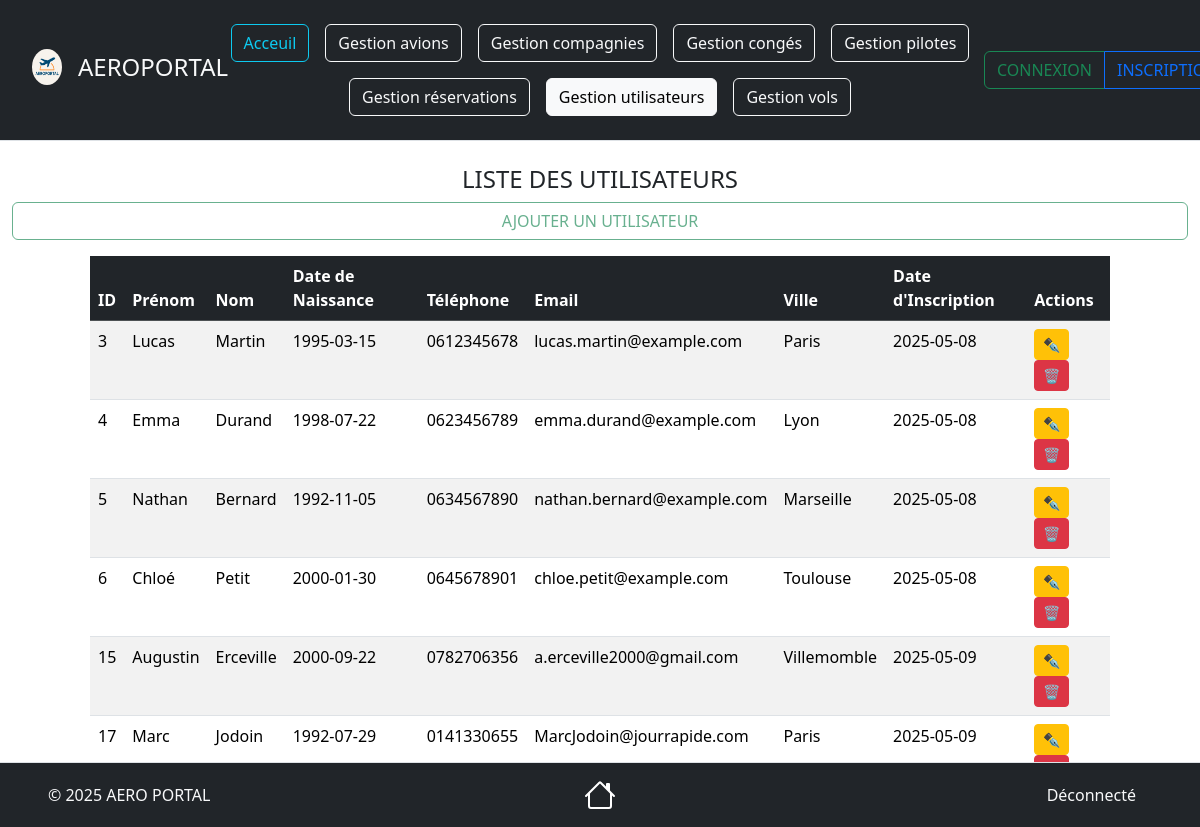
Page /views/Utilisateurs/UtilisateursRead.php on the earlier database version.
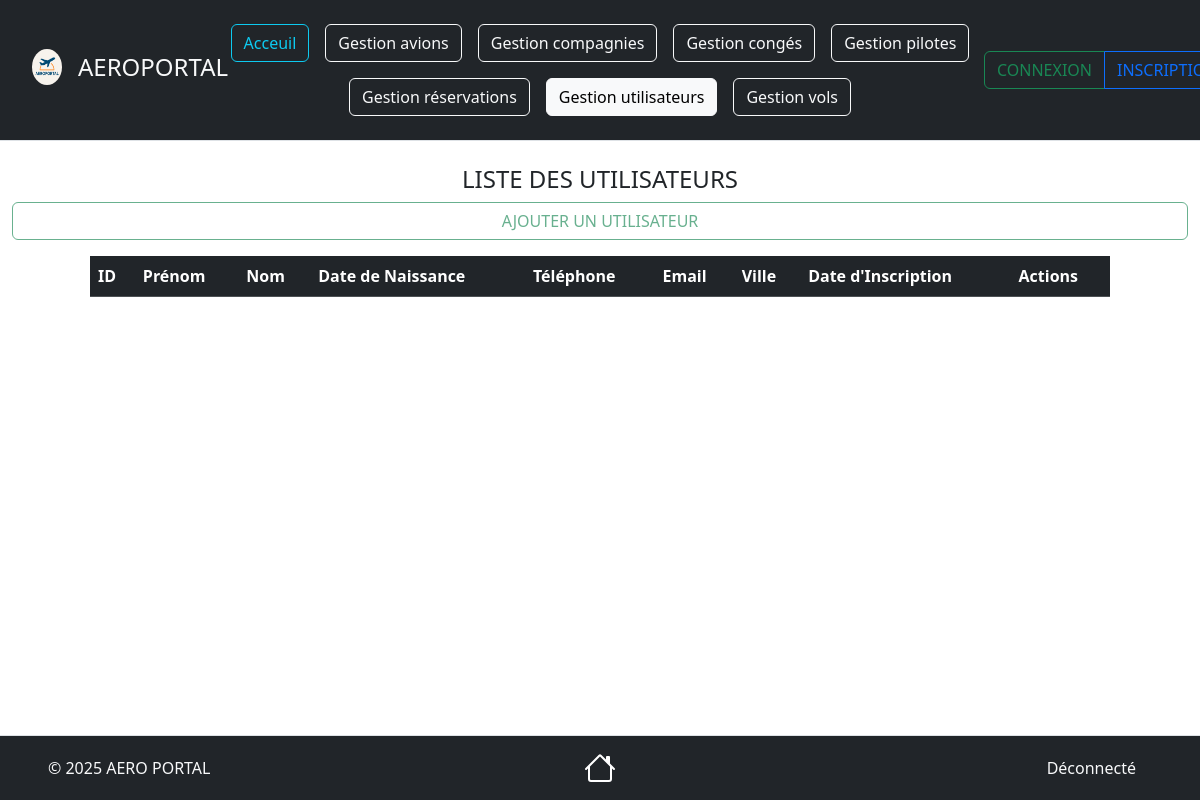
Same page on the later database version.
### tables this page shows
CREATE TABLE IF NOT EXISTS `utilisateurs` (
  `id_utilisateur` int NOT NULL AUTO_INCREMENT COMMENT 'Identifiant unique de l''utilisateur',
  `prenom` varchar(50) NOT NULL COMMENT 'Prénom',
  `nom` varchar(50) NOT NULL COMMENT 'Nom',
  `telephone` varchar(13) NOT NULL COMMENT 'Téléphone',
  `email` varchar(100) NOT NULL COMMENT 'Email',
  `mot_de_passe` varchar(255) NOT NULL COMMENT 'Mot de passe',
  `date_naissance` date NOT NULL COMMENT 'Date de naissance',
  `ville_residence` varchar(50) NOT NULL COMMENT 'Ville de résidence',
  `inscription` datetime NOT NULL DEFAULT CURRENT_TIMESTAMP COMMENT 'Date d''inscription',
  `role` enum('Client','Administrateur') NOT NULL DEFAULT 'Client' COMMENT 'Rôle de l''utilisateur',
  PRIMARY KEY (`id_utilisateur`),
  UNIQUE KEY `email` (`email`)
);

### source/repository/UtilisateursRepository.php (called while the page is built, shortened)
<?php
require_once __DIR__ . '/../model/UtilisateursModel.php';
class UtilisateursRepository
{
    private $bdd;
    public function __construct(\PDO $bdd)
    {
        $this->bdd = $bdd;
        $this->bdd->setAttribute(\PDO::ATTR_ERRMODE, \PDO::ERRMODE_EXCEPTION);
    }
    public function getUsers(): array {
        try {
            $query = $this->bdd->prepare("SELECT * FROM utilisateurs");
            $query->execute();
            $users = [];
            while ($data = $query->fetch(\PDO::FETCH_ASSOC)) {
                $users[] = new UtilisateursModel($data);
            }
            return $users;
        } catch (\PDOException $e) {
            return [];
        }
    }
}

### source/model/UtilisateursModel.php (called while the page is built, shortened)
<?php
class UtilisateursModel
{
     private ?int $id_utilisateur = null;
     private ?string $prenom = null;
     private ?string $nom = null;
     private ?string $telephone = null;
     private ?string $email = null;
     private ?string $date_naissance = null;
     private ?string $ville_residence = null;
     private ?DateTime $inscription = null;
     public function hydrate($data) {
          if (isset($data['id_utilisateur'])) {
               $this->id_utilisateur = $data['id_utilisateur'];
          }
          if (isset($data['prenom'])) {
               $this->prenom = $data['prenom'];
          }
          if (isset($data['nom'])) {
               $this->nom = $data['nom'];
          }
          if (isset($data['telephone'])) {
               $this->telephone = $data['telephone'];
          }
          if (isset($data['email'])) {
               $this->email = $data['email'];
          }
          if (isset($data['date_naissance'])) {
               $this->date_naissance = $data['date_naissance'];
          }
          if (isset($data['ville_residence'])) {
               $this->ville_residence = $data['ville_residence'];
          }
          if (isset($data['inscription'])) {
               $this->inscription = new DateTime($data['inscription']);
          }
     }
     public function getIdUser()
     {
          return $this->id_utilisateur;
     }
     public function getPrenom()
     {
          return $this->prenom;
     }
     public function getNom()
     {
          return $this->nom;
     }
     public function getTelephone()
     {
          return $this->telephone;
     }
     public function getEmail()
     {
          return $this->email;
     }
     public function getDateNaissance()
     {
          return $this->date_naissance;
     }
     public function getVilleResidence()
     {
          return $this->ville_residence;
     }
     public function getInscription()
     {
          return $this->inscription;
     }
}

### views/Utilisateurs/UtilisateursRead.php (the view, shortened to what the changed rows need)
<?php
require_once __DIR__ . '/../../source/repository/UtilisateursRepository.php';
require_once __DIR__ . '/../../source/model/UtilisateursModel.php';
$config = new Config();
$bdd = $config->connexion();
$utilisateurRepo = new UtilisateursRepository($bdd);
$utilisateurs = $utilisateurRepo->getUsers();
?>
<!doctype html>
<html lang="fr">
<head>
     <link href="https://cdn.jsdelivr.net/npm/bootstrap@5.3.3/dist/css/bootstrap.min.css" rel="stylesheet">
</head>
<body>
<div class="row my-3">
    <table class="col table table-striped">
          <thead class="table-dark">
          <tr>
               <th>ID</th>
               <th>Prénom</th>
               <th>Nom</th>
               <th>Date de Naissance</th>
               <th>Téléphone</th>
               <th>Email</th>
               <th>Ville</th>
               <th>Date d'Inscription</th>
               <th>Actions</th>
          </tr>
          </thead>
          <tbody>
          <?php foreach ($utilisateurs as $user): ?>
               <tr>
                    <td><?= htmlspecialchars($user->getIdUser() ?? 'Inconnu', ENT_QUOTES, 'UTF-8') ?></td>
                    <td><?= htmlspecialchars($user->getPrenom() ?? 'Inconnu', ENT_QUOTES, 'UTF-8') ?></td>
                    <td><?= htmlspecialchars($user->getNom() ?? 'Inconnu', ENT_QUOTES, 'UTF-8') ?></td>
                    <td><?= htmlspecialchars($user->getDateNaissance() ?? 'Inconnu', ENT_QUOTES, 'UTF-8') ?></td>
                    <td><?= htmlspecialchars($user->getTelephone() ?? 'Inconnu', ENT_QUOTES, 'UTF-8') ?></td>
                    <td><?= htmlspecialchars($user->getEmail() ?? 'Inconnu', ENT_QUOTES, 'UTF-8') ?></td>
                    <td><?= htmlspecialchars($user->getVilleResidence() ?? 'Inconnu', ENT_QUOTES, 'UTF-8') ?></td>
                    <td><?= htmlspecialchars($user->getInscription()->format('Y-m-d') ?? 'Inconnu', ENT_QUOTES, 'UTF-8') ?></td>
                    <td>
                         <a href="UtilisateursUpdate.php?id=<?= $user->getIdUser() ?>" class="btn btn-warning btn-sm">✒️</a>
                         <a href="UtilisateursDelete.php?id=<?= $user->getIdUser() ?>" class="btn btn-danger btn-sm" onclick="return confirm('Êtes-vous sûr de vouloir supprimer cet utilisateur ?');">🗑️</a>
                    </td>
               </tr>
          <?php endforeach; ?>
          </tbody>
     </table>
</div>
<?php include '../Footer.php'; ?>

Differences in the rows shown:
removed utilisateurs: id_utilisateur "3", prenom "Lucas", nom "Martin", date_naissance "1995-03-15", telephone "0612345678", email "lucas.martin@example.com", ville_residence "Paris", inscription "2025-05-08"
removed utilisateurs: id_utilisateur "4", prenom "Emma", nom "Durand", date_naissance "1998-07-22", telephone "0623456789", email "emma.durand@example.com", ville_residence "Lyon", inscription "2025-05-08"
removed utilisateurs: id_utilisateur "5", prenom "Nathan", nom "Bernard", date_naissance "1992-11-05", telephone "0634567890", email "nathan.bernard@example.com", ville_residence "Marseille", inscription "2025-05-08"
removed utilisateurs: id_utilisateur "6", prenom "Chloé", nom "Petit", date_naissance "2000-01-30", telephone "0645678901", email "chloe.petit@example.com", ville_residence "Toulouse", inscription "2025-05-08"
removed utilisateurs: id_utilisateur "15", prenom "Augustin", nom "Erceville", date_naissance "2000-09-22", telephone "0782706356", email "a.erceville2000@gmail.com", ville_residence "Villemomble", inscription "2025-05-09"
removed utilisateurs: id_utilisateur "17", prenom "Marc", nom "Jodoin", date_naissance "1992-07-29", telephone "0141330655", email "MarcJodoin@jourrapide.com", ville_residence "Paris", inscription "2025-05-09"
